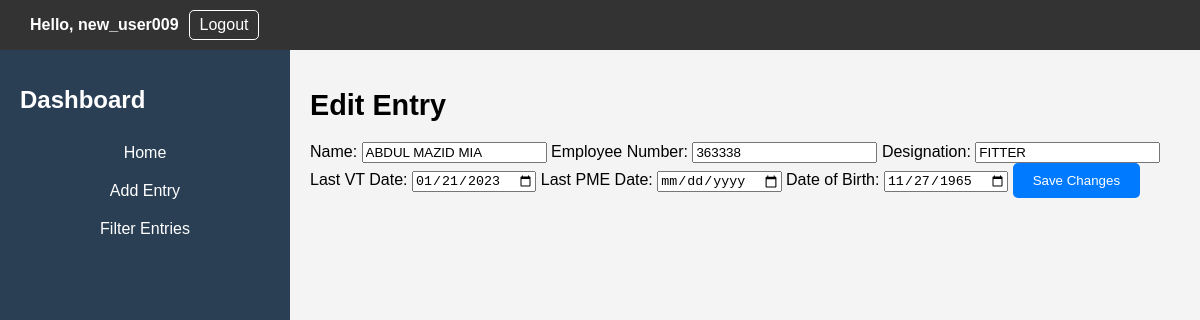
The page /edit_entry/5767/ (signed in) on the database its author committed.
### EmployeeApp/models.py (models this page shows)
class Entry(models.Model):
    user = models.ForeignKey(User, on_delete=models.CASCADE)
    name = models.CharField(max_length=100)
    employee_number = models.CharField(max_length=10)
    designation = models.CharField(max_length=50)
    last_vt_date = models.DateField(verbose_name='Last VT Date', null=True, blank=True)  # Make it optional
    last_pme_date = models.DateField(null=True, blank=True)  # Make it optional
    date_of_birth = models.DateField(null=True, blank=True)
    next_vt_date = models.DateField(null=True, blank=True)
    next_pme_date = models.DateField(null=True, blank=True)
    timestamp = models.DateTimeField(default=timezone.now)  # Set default value here

### EmployeeApp/views.py (the view)
# urls.py: path('edit_entry/<int:entry_id>/', views.edit_entry, name='edit_entry'),
@login_required
def edit_entry(request, entry_id):
    entry = get_object_or_404(Entry, pk=entry_id)
    if request.method == 'POST':
        form = EntryForm(request.POST, instance=entry)
        if form.is_valid():
            entry = form.save(commit=False)
            next_vt_date, next_pme_date = calculate_next_dates(
                entry.date_of_birth,
                entry.last_pme_date,
                entry.last_vt_date
            )
            entry.last_vt_date = next_vt_date if not entry.last_vt_date else entry.last_vt_date
            entry.last_pme_date = next_pme_date if not entry.last_pme_date else entry.last_pme_date
            entry.next_vt_date = next_vt_date
            entry.next_pme_date = next_pme_date
            entry.save()
            return redirect('dashboard')
    else:
        form = EntryForm(instance=entry)
    return render(request, 'EmployeeApp/edit_entry.html', {'form': form, 'entry': entry})

### EmployeeApp/forms.py
class EntryForm(forms.ModelForm):
    class Meta:
        model = Entry
        fields = ['name', 'employee_number', 'designation', 'last_pme_date', 'last_vt_date', 'date_of_birth']

### EmployeeApp/templates/EmployeeApp/edit_entry.html (shortened to what this page needs)
{% extends "EmployeeApp/base.html" %}
{% block content %}
<div class="form-container">
    <h1>Edit Entry</h1>
    <form method="post">
        <label for="name">Name:</label>
        <input type="text" name="name" id="name" value="{{ entry.name }}" required>
        <label for="employee_number">Employee Number:</label>
        <input type="text" name="employee_number" id="employee_number" value="{{ entry.employee_number }}" required>
        <label for="designation">Designation:</label>
        <input type="text" name="designation" id="designation" value="{{ entry.designation }}" required>
        <label for="last_vt_date">Last VT Date:</label>
        <input type="date" name="last_vt_date" id="last_vt_date" value="{{ entry.last_vt_date|date:'Y-m-d' }}">
        <label for="last_pme_date">Last PME Date:</label>
        <input type="date" name="last_pme_date" id="last_pme_date" value="{{ entry.last_pme_date|date:'Y-m-d' }}">
        <label for="date_of_birth">Date of Birth:</label>
        <input type="date" name="date_of_birth" id="date_of_birth" value="{{ entry.date_of_birth|date:'Y-m-d' }}" required>
        <button type="submit">Save Changes</button>
    </form>
</div>
{% endblock %}

### EmployeeApp/templates/EmployeeApp/base.html (shortened to what this page needs)
<!DOCTYPE html>
<html>
<head>
    <link rel="stylesheet" href="/static/css/styles.css">
</head>
<body>
    <div class="header">
        <div class="user-info right-align">
                <p>Hello, {{ user.username }}</p>
                <a href="{% url 'logout' %}">Logout</a>
        </div>
    </div>
    <div class="dashboard-container">
        <div class="sidebar">
            <h1>Dashboard</h1>
            <ul class="dashboard-menu">
                <li><a href="{% url 'dashboard' %}">Home</a></li>
                <li><a href="{% url 'add_entry' %}">Add Entry</a></li>
                <li><a href="{% url 'filter_entries' %}">Filter Entries</a></li>
            </ul>
        </div>
        <div class="main-content">
            {% block content %}{% endblock %}
        </div>
    </div>
</body>
</html>

### EmployeeApp/static/css/styles.css (style rules this page uses)
body { font-family: Arial, sans-serif; margin: 0; padding: 0; }
a { text-decoration: none; color: #007bff; }
.header { display: flex; justify-content: space-between; align-items: center; background-color: #007bff; padding: 10px 20px; color: #fff; }
.user-info { display: flex; align-items: center; }
.user-info p { margin: 0; font-weight: bold; margin-right: 10px; }
.user-info a { color: #fff; text-decoration: none; border: 1px solid #fff; padding: 5px 10px; border-radius: 5px; transition: background-color 0.3s, border-color 0.3s; }
.dashboard-container { display: flex; flex-direction: row; min-height: 100vh; }
.sidebar { width: 250px; background-color: #2a3f54; color: #fff; padding: 20px; }
.sidebar h1 { font-size: 1.5rem; margin-bottom: 20px; }
.sidebar ul { list-style: none; padding: 0; }
.sidebar li { margin-bottom: 10px; }
.main-content { flex: 1; padding: 20px; background-color: #f4f4f4; }
.main-content h1 { font-size: 1.8rem; margin-bottom: 20px; }
button[type="submit"] { background-color: #007bff; color: #fff; border: none; padding: 10px 20px; border-radius: 5px; cursor: pointer; transition: background-color 0.3s, color 0.3s; text-decoration: none; }
.dashboard-menu li { margin: 0; padding: 0; }
.dashboard-menu a { text-decoration: none; display: block; padding: 10px; text-align: center; font-size: 16px; color: #fff; transition: background-color 0.2s; }
.right-align { text-align: right; }
.header { display: flex; justify-content: space-between; align-items: center; background-color: #333; color: #fff; padding: 10px; }
.user-info { margin-left: 20px; }

### rows shown on the page
Entry: name "ABDUL MAZID MIA", employee_number "363338", designation "FITTER", last_vt_date "01/21/2023", date_of_birth "11/27/1965"

### other values the page prints
{{ user.username }} "new_user009"
